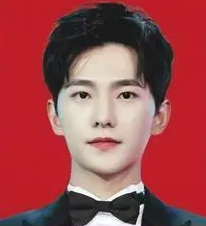
#> input picture fourth_pengxiaoyu_homework/ID photo/image.png, 206 x 226 px
$ python pxy8.py
#> lines starting #> are read from the running program, lines starting #| are printed output that depends on the picture
import cv2


img = cv2.imread("image.png")
#> img is the input picture: shape (226, 206, 3); mean B, G, R 76.7, 73.4, 155


for i in range(img.shape[0]):
    for j in range(img.shape[1]):
        b, g, r = img[i, j]
        if b > 30 and g < 40 and r > 170:
            img[i,j]=(255,255,255)
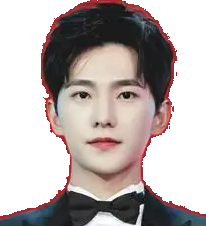
#> img: shape (226, 206, 3); mean B, G, R 172.1, 174, 183.9

cv2.imshow('res',img)

cv2.waitKey(0)

cv2.imwrite('res.png', img)
